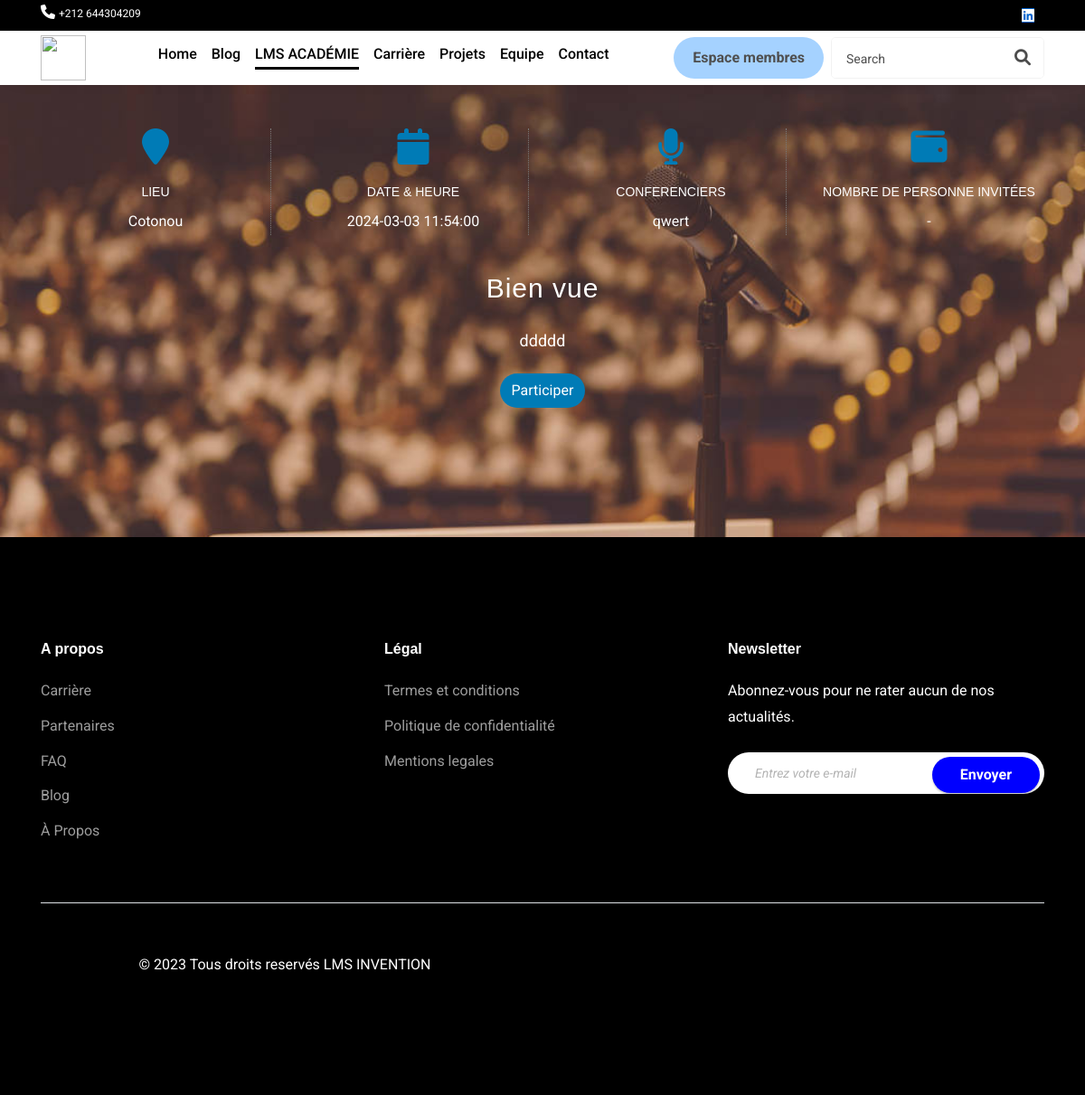
The page /details_confs/1 on the database its author committed.
### models/models.py (models this page shows)
class Conference(db.Model):
    id = db.Column(db.Integer, primary_key=True)
    titre = db.Column(db.String)
    description = db.Column(db.String)
    imagePath = db.Column(db.String)
    conferencier=db.Column(db.String)
    lien = db.Column(db.String)
    type=db.Column(db.String)
    lieu = db.Column(db.String, default="")
    date = db.Column(db.DateTime, default=datetime.now)

### routes/user.py (the view)
@app.route('/details_confs/<int:id>')
def details_confs(id):
    conf = Conference.query.get(id)
    if conf:
        return render_template('details_confs.html', conf=conf)
    else:
        return 'Conférence non trouvée'

### templates/details_confs.html (shortened to what this page needs)
<!DOCTYPE html>
<head>
    <link rel="stylesheet" href="https://cdnjs.cloudflare.com/ajax/libs/font-awesome/6.0.0-beta3/css/all.min.css">
    <link href="https://cdn.jsdelivr.net/npm/bootstrap@5.3.0/dist/css/bootstrap.min.css" rel="stylesheet">
    <link href="https://cdn.jsdelivr.net/npm/tailwindcss@2.2.19/dist/tailwind.min.css" rel="stylesheet">
</head>
<body>
  {% with currentPage='academy' %}
  {% include 'navbar.html' %}
{% endwith %}
<section id="event" class="section" style="background-image:url('../static/assets/images/flou.jfif');height: 500px;background-position: center;">
  <div class="container ">
    <div class="row ">
      <div class="col-md-3 col-sm-6 col-xs-12 mt-5">
        <div class="tab-block wow fadeInDown animated" data-wow-delay="0s" style="visibility: visible;-webkit-animation-delay: 0s; -moz-animation-delay: 0s; animation-delay: 0s;">
          <div class="icon">
            <i class="fa fa-location-pin"></i>
          </div>
          <div class="desc">
            <h4>Lieu</h4>
            <p style="color: white;">{{ conf.lieu }}</p>
          </div>
        </div>
      </div>
      <div class="col-md-3 col-sm-6 col-xs-12 mt-5">
        <div class="tab-block wow fadeInDown animated" data-wow-delay="0.2s" style="visibility: visible;-webkit-animation-delay: 0.2s; -moz-animation-delay: 0.2s; animation-delay: 0.2s;">
          <div class="icon">
            <i class="fa fa-calendar"></i>
          </div>
          <div class="desc">
            <h4>Date &amp; Heure</h4>
            <p style="color: white;">{{conf.date}}</p>
          </div>
        </div>
      </div>
      <div class="col-md-3 col-sm-6 col-xs-12 mt-5">
        <div class="tab-block wow fadeInDown animated" data-wow-delay="0.4s" style="visibility: visible;-webkit-animation-delay: 0.4s; -moz-animation-delay: 0.4s; animation-delay: 0.4s;">
          <div class="icon">
            <i class="fa fa-microphone"></i>
          </div>
          <div class="desc">
            <h4>Conferenciers</h4>
            <p style="color: white;">{{ conf.conferencier }}</p>
          </div>
        </div>
      </div>
      <div class="col-md-3 col-sm-6 col-xs-12 mt-5">
        <div class="tab-block last-block wow fadeInDown animated" data-wow-delay="0.6s" style="visibility: visible;-webkit-animation-delay: 0.6s; -moz-animation-delay: 0.6s; animation-delay: 0.6s;">
          <div class="icon">
            <i class="fa fa-wallet"></i>
          </div>
          <div class="desc left">
            <h4>Nombre de personne invitées</h4>
            <p style="color: white;">-</p>
          </div>
        </div>
      </div>
      <div class="col-md-12">
        <div class="content-text">
          <h3 class="wow fadeInUp animated" data-wow-delay="0.8s" style="visibility: visible;-webkit-animation-delay: 0.8s; -moz-animation-delay: 0.8s; animation-delay: 0.8s;font-family: Impact, Haettenschweiler, 'Arial Narrow Bold', sans-serif;">{{ conf.titre }}</h3>
          <p class="wow fadeInUp animated" data-wow-delay="1s" style="visibility: visible;-webkit-animation-delay: 1s; -moz-animation-delay: 1s; animation-delay: 1s;color: white">{{ conf.description }}</p>
        </div>
      </div>
    </div>
  </div>
  <div class="justify-content-center flex">
  <a href="" data-toggle="modal" data-target="#my-modal" class="btn btn center justify-center bg-blue-400" style="color: white;background-color: #007bb6;border-radius: 50px;" >Participer</a>
</div>
</section>
{% include 'footer.html' %}
</body>

### templates/navbar.html (style rules this page uses)
*, *::before, *::after { -webkit-box-sizing: border-box; box-sizing: border-box; }
article, aside, figcaption, figure, footer, header, hgroup, main, nav, section { display: block; }
body { margin: 0; font-family: -apple-system, BlinkMacSystemFont, "Segoe UI", Roboto, "Helvetica Neue", Arial, "Noto Sans", sans-serif, "Apple Color Emoji", "Segoe UI Emoji", "Segoe UI Symbol", "Noto Color Emoji"; font-size: 1rem; font-weight: 400; line-height: 1.5; color: #212529; text-align: left; background-color: #fff; }
h1, h2, h3, h4, h5, h6 { margin-top: 0; margin-bottom: 0.5rem; }
p { margin-top: 0; margin-bottom: 1rem; }
a { color: #007bff; text-decoration: none; background-color: transparent; }
h1, h2, h3, h4, h5, h6, .h1, .h2, .h3, .h4, .h5, .h6 { margin-bottom: 0.5rem; font-weight: 500; line-height: 1.2; }
h3, .h3 { font-size: 1.75rem; }
h4, .h4 { font-size: 1.5rem; }
.container { width: 100%; padding-right: 15px; padding-left: 15px; margin-right: auto; margin-left: auto; }
@media (min-width: 576px) { .container { max-width: 540px; } }
@media (min-width: 768px) { .container { max-width: 720px; } }
@media (min-width: 992px) { .container { max-width: 960px; } }
@media (min-width: 1200px) { .container { max-width: 1140px; } }
.row { display: -webkit-box; display: -ms-flexbox; display: flex; -ms-flex-wrap: wrap; flex-wrap: wrap; margin-right: -15px; margin-left: -15px; }
.col-1, .col-2, .col-3, .col-4, .col-5, .col-6, .col-7, .col-8, .col-9, .col-10, .col-11, .col-12, .col, .col-auto, .col-sm-1, .col-sm-2, .col-sm-3, .col-sm-4, .col-sm-5, .col-sm-6, .col-sm-7, .col-sm-8, .col-sm-9, .col-sm-10, .col-sm-11, .col-sm-12, .col-sm, .col-sm-auto, .col-md-1, .col-md-2, .col-md-3, .col-md-4, .col-md-5, .col-md-6, .col-md-7, .col-md-8, .col-md-9, .col-md-10, .col-md-11, .col-md-12, .col-md, .col-md-auto, .col-lg-1, .col-lg-2, .col-lg-3, .col-lg-4, .col-lg-5, .col-lg-6, .col-lg-7, .col-lg-8, .col-lg-9, .col-lg-10, .col-lg-11, .col-lg-12, .col-lg, .col-lg-auto, .col-xl-1, .col-xl-2, .col-xl-3, .col-xl-4, .col-xl-5, .col-xl-6, .col-xl-7, .col-xl-8, .col-xl-9, .col-xl-10, .col-xl-11, .col-xl-12, .col-xl, .col-xl-auto { position: relative; width: 100%; padding-right: 15px; padding-left: 15px; }
@media (min-width: 576px) { .col-sm-6 { -webkit-box-flex: 0; -ms-flex: 0 0 50%; flex: 0 0 50%; max-width: 50%; } }
@media (min-width: 768px) { .col-md-3 { -webkit-box-flex: 0; -ms-flex: 0 0 25%; flex: 0 0 25%; max-width: 25%; } }
@media (min-width: 768px) { .col-md-12 { -webkit-box-flex: 0; -ms-flex: 0 0 100%; flex: 0 0 100%; max-width: 100%; } }
.btn { display: inline-block; font-weight: 400; color: #212529; text-align: center; vertical-align: middle; -webkit-user-select: none; -moz-user-select: none; -ms-user-select: none; user-select: none; background-color: transparent; border: 1px solid transparent; padding: 0.375rem 0.75rem; font-size: 1rem; line-height: 1.5; border-radius: 0.25rem; -webkit-transition: color 0.15s ease-in-out, background-color 0.15s ease-in-out, border-color 0.15s ease-in-out, -webkit-box-shadow 0.15s ease-in-out; transition: color 0.15s ease-in-out, background-color 0.15s ease-in-out, border-color 0.15s ease-in-out, -webkit-box-shadow 0.15s ease-in-out; -o-transition: color 0.15s ease-in-out, background-color 0.15s ease-in-out, border-color 0.15s ease-in-out, box-shadow 0.15s ease-in-out; transition: color 0.15s ease-in-out, background-color 0.15s ease-in-out, border-color 0.15s ease-in-out, box-shadow 0.15s ease-in-out; transition: color 0.15s ease-in-out, background-color 0.15s ease-in-out, border-color 0.15s ease-in-out, box-shadow 0.15s ease-in-out, -webkit-box-shadow 0.15s ease-in-out; }
.justify-content-center { -webkit-box-pack: center !important; -ms-flex-pack: center !important; justify-content: center !important; }
.mt-5, .my-5 { margin-top: 3rem !important; }

### templates/footer.html (style rules this page uses)
body { font-family: "Roboto", -apple-system, BlinkMacSystemFont, "Segoe UI", Roboto, "Helvetica Neue", Arial, "Noto Sans", sans-serif, "Apple Color Emoji", "Segoe UI Emoji", "Segoe UI Symbol", "Noto Color Emoji"; }

### rows shown on the page
Conference: lieu "Cotonou", date "2024-03-03 11:54:00", conferencier "qwert", titre "Bien vue", description "ddddd"
